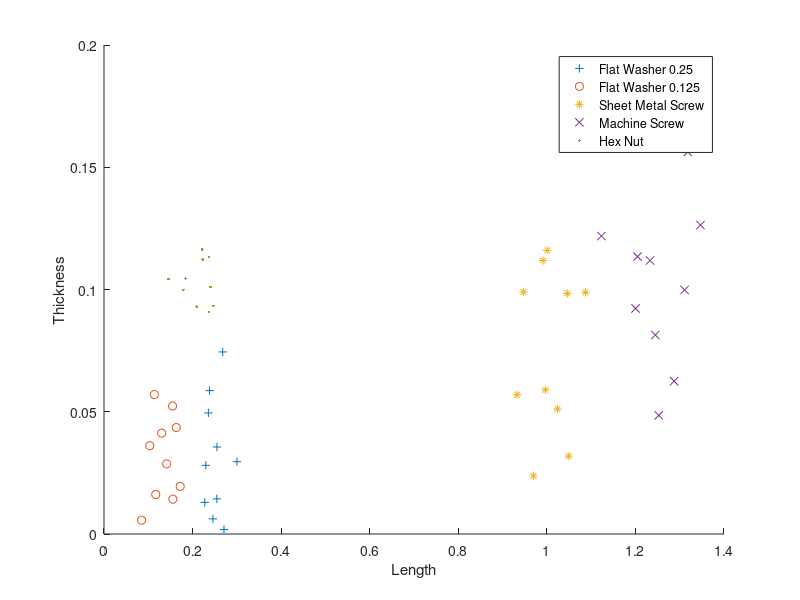

Write MATLAB code to recreate this figure.
% Feature Length
LFW1 = abs( random( 'normal', 0.250, 0.03, 10, 1 ) )
SFW1 = abs( random( 'normal', 0.125, 0.03, 10, 1 ) )
SMS1 = abs( random( 'normal', 1.000, 0.05, 10, 1 ) )
MS1  = abs( random( 'normal', 1.250, 0.05, 10, 1 ) )
HN1  = abs( random( 'normal', 0.190, 0.03, 10, 1 ) )

% Feature Thickness
LFW2 = abs( random( 'normal', 0.042, 0.03, 10, 1 ) )
SFW2 = abs( random( 'normal', 0.030, 0.03, 10, 1 ) )
SMS2 = abs( random( 'normal', 0.083, 0.03, 10, 1 ) )
MS2  = abs( random( 'normal', 0.092, 0.03, 10, 1 ) )
HN2  = abs( random( 'normal', 0.105, 0.01, 10, 1 ) )

M    = [LFW1 LFW2; SFW1 SFW2; SMS1 SMS2; MS1 MS2; HN1 HN2]

figure(1)
hold on;
plot( LFW1, LFW2, '+' );
plot( SFW1, SFW2, 'o' );
plot( SMS1, SMS2, '*' );
plot( MS1, MS2, 'x' );
plot( HN1, HN2, '.' );
hold off;
legend( 'Flat Washer 0.25', 'Flat Washer 0.125', 'Sheet Metal Screw', 'Machine Screw', 'Hex Nut' );
xlabel( 'Length' );
ylabel( 'Thickness' );
